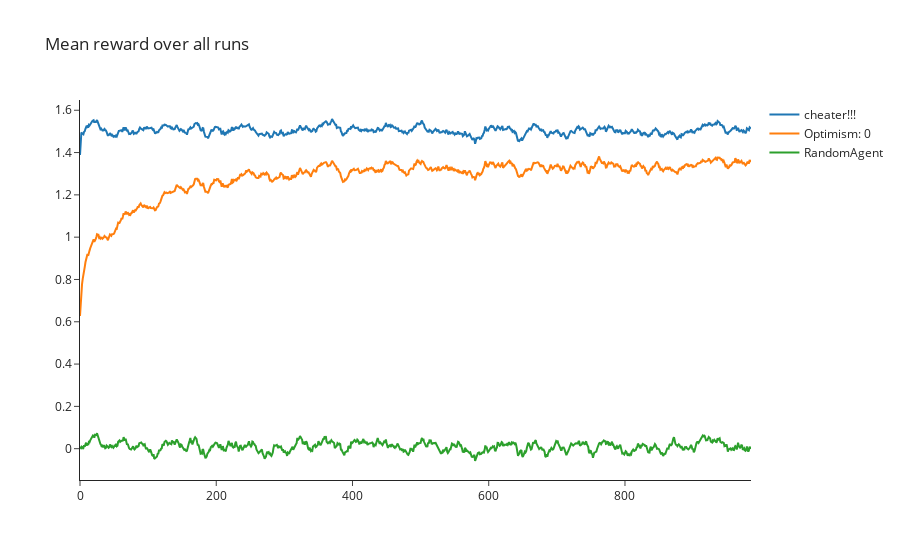

Write notebook code for a chart like this one.
### Code cell
class CheatyMcCheater(Agent):
    def __init__(self, num_arms: int, seed: int):
        self.bestOption = 0
        super().__init__(num_arms, seed)

    def get_action(self):
        return self.bestOption

    def observe(self, action, reward, info):
        self.bestOption = info["best_arm"]

    def __repr__(self):
        return "cheater!!!"
        

if MAIN:
    cheater = CheatyMcCheater(num_arms, 0)
    reward_averaging = RewardAveraging(num_arms, 0, epsilon=0.1, optimism=0)
    random = RandomAgent(num_arms, 0)

    names = []
    all_rewards = []

    for agent in [cheater, reward_averaging, random]:
        (rewards, num_correct) = test_agent(env, agent, n_runs=N_RUNS)
        names.append(str(agent))
        all_rewards.append(rewards)

    plot_rewards(all_rewards, names, moving_avg_window=15)

### Figure 1 — Plotly figure (JSON) as saved in the notebook; plotly's stock layout.template omitted (floating-point values rounded to 4 significant figures; data arrays with more than 128 entries replaced by an {"elided": "..."} marker saying what was removed)
{"data": [{"mode": "lines", "name": "cheater!!!", "type": "scatter", "y": {"elided": "986 float values"}}, {"mode": "lines", "name": "Optimism: 0", "type": "scatter", "y": {"elided": "986 float values"}}, {"mode": "lines", "name": "RandomAgent", "type": "scatter", "y": {"elided": "986 float values"}}], "layout": {"title": {"text": "Mean reward over all runs"}}}
